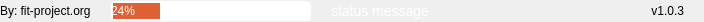
              <widget class="QFrame" name="bottomBar">
               <property name="minimumSize">
                <size>
                 <width>0</width>
                 <height>22</height>
                </size>
               </property>
               <property name="maximumSize">
                <size>
                 <width>16777215</width>
                 <height>22</height>
                </size>
               </property>
               <property name="frameShape">
                <enum>QFrame::NoFrame</enum>
               </property>
               <property name="frameShadow">
                <enum>QFrame::Raised</enum>
               </property>
               <layout class="QHBoxLayout" name="horizontalLayout_5">
                <property name="spacing">
                 <number>0</number>
                </property>
                <property name="leftMargin">
                 <number>0</number>
                </property>
                <property name="topMargin">
                 <number>0</number>
                </property>
                <property name="rightMargin">
                 <number>0</number>
                </property>
                <property name="bottomMargin">
                 <number>0</number>
                </property>
                <item>
                 <widget class="QLabel" name="creditsLabel">
                  <property name="maximumSize">
                   <size>
                    <width>120</width>
                    <height>16</height>
                   </size>
                  </property>
                  <property name="text">
                   <string>By: fit-project.org</string>
                  </property>
                  <property name="alignment">
                   <set>Qt::AlignLeading|Qt::AlignLeft|Qt::AlignVCenter</set>
                  </property>
                 </widget>
                </item>
                <item>
                 <spacer name="bottomBarLeftSpacer">
                  <property name="orientation">
                   <enum>Qt::Horizontal</enum>
                  </property>
                  <property name="sizeType">
                   <enum>QSizePolicy::Expanding</enum>
                  </property>
                  <property name="sizeHint" stdset="0">
                   <size>
                    <width>20</width>
                    <height>20</height>
                   </size>
                  </property>
                 </spacer>
                </item>
                <item>
                 <widget class="QProgressBar" name="progress_bar">
                  <property name="minimumSize">
                   <size>
                    <width>200</width>
                    <height>0</height>
                   </size>
                  </property>
                  <property name="maximumSize">
                   <size>
                    <width>200</width>
                    <height>20</height>
                   </size>
                  </property>
                  <property name="styleSheet">
                   <string notr="true">QProgressBar
{
    color: #ffffff;
    border-style: outset;
border-width: 2px;
    border-radius: 5px;
    text-align: left;
}
QProgressBar::chunk
{
    background-color:#e06133;
}</string>
                  </property>
                  <property name="value">
                   <number>24</number>
                  </property>
                 </widget>
                </item>
                <item>
                 <spacer name="bottomBarCentralSpacer">
                  <property name="orientation">
                   <enum>Qt::Horizontal</enum>
                  </property>
                  <property name="sizeType">
                   <enum>QSizePolicy::Expanding</enum>
                  </property>
                  <property name="sizeHint" stdset="0">
                   <size>
                    <width>20</width>
                    <height>20</height>
                   </size>
                  </property>
                 </spacer>
                </item>
                <item>
                 <widget class="QLabel" name="status_message">
                  <property name="minimumSize">
                   <size>
                    <width>300</width>
                    <height>0</height>
                   </size>
                  </property>
                  <property name="styleSheet">
                   <string notr="true">font-size:14px;
color:#ffffff;</string>
                  </property>
                  <property name="text">
                   <string>status message</string>
                  </property>
                 </widget>
                </item>
                <item>
                 <spacer name="bottomBarRightSpacer">
                  <property name="orientation">
                   <enum>Qt::Horizontal</enum>
                  </property>
                  <property name="sizeType">
                   <enum>QSizePolicy::Expanding</enum>
                  </property>
                  <property name="sizeHint" stdset="0">
                   <size>
                    <width>20</width>
                    <height>20</height>
                   </size>
                  </property>
                 </spacer>
                </item>
                <item>
                 <widget class="QLabel" name="version">
                  <property name="maximumSize">
                   <size>
                    <width>120</width>
                    <height>16777215</height>
                   </size>
                  </property>
                  <property name="text">
                   <string>v1.0.3</string>
                  </property>
                  <property name="alignment">
                   <set>Qt::AlignRight|Qt::AlignTrailing|Qt::AlignVCenter</set>
                  </property>
                 </widget>
                </item>
                <item>
                 <widget class="QFrame" name="frame_size_grip">
                  <property name="minimumSize">
                   <size>
                    <width>20</width>
                    <height>0</height>
                   </size>
                  </property>
                  <property name="maximumSize">
                   <size>
                    <width>20</width>
                    <height>16777215</height>
                   </size>
                  </property>
                  <property name="frameShape">
                   <enum>QFrame::NoFrame</enum>
                  </property>
                  <property name="frameShadow">
                   <enum>QFrame::Raised</enum>
                  </property>
                 </widget>
                </item>
               </layout>
              </widget>
